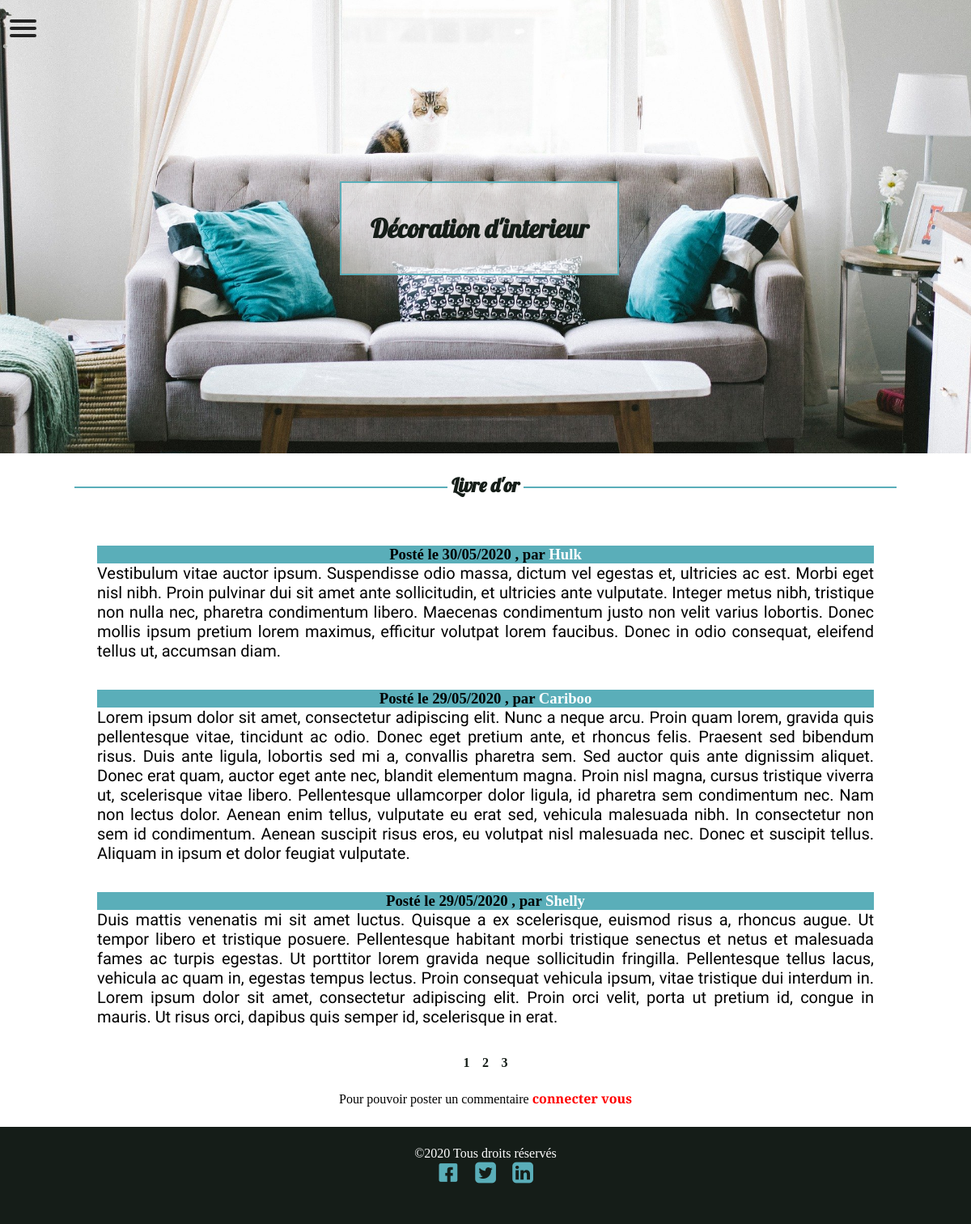
Screenshot of /livre-or.php with the database file from the repository.
### tables this page shows
CREATE TABLE IF NOT EXISTS `commentaires` (
  `id` int(11) NOT NULL AUTO_INCREMENT,
  `commentaire` text NOT NULL,
  `id_utilisateur` int(11) NOT NULL,
  `date` datetime NOT NULL,
  PRIMARY KEY (`id`)
);

CREATE TABLE IF NOT EXISTS `utilisateurs` (
  `id` int(11) NOT NULL AUTO_INCREMENT,
  `login` varchar(255) NOT NULL,
  `password` varchar(255) NOT NULL,
  PRIMARY KEY (`id`)
);

### livre-or.php (the view, shortened to what this page needs)
<?php
require 'php/require/header.php';
$bd = mysqli_connect("localhost","root","","livreor");
$commentaire_total = "SELECT COUNT(id) FROM commentaires ";
$query_commentaire_total = mysqli_query($bd,$commentaire_total);
$total = mysqli_fetch_all($query_commentaire_total);
if (isset($_GET['page']) && !empty($_GET['page']) && $_GET['page'] > 0)
{
    $_GET['page'] = intval($_GET['page']);
    $page_courante = $_GET['page'];
}
else {
    $page_courante = 1;
}
$commantaire_par_page = 3;
$depart = ( $page_courante - 1)*$commantaire_par_page;
$pageTotal = ceil($total[0][0]/$commantaire_par_page);
$requete = "SELECT * , DATE_FORMAT(date, '%d/%m/%Y') AS date FROM `commentaires` inner join utilisateurs ON utilisateurs.id= id_utilisateur  ORDER BY date DESC LIMIT $depart,$commantaire_par_page";
$query = mysqli_query($bd,$requete);
$resultat = mysqli_fetch_all($query,MYSQLI_ASSOC);
?>
    <h2 class="titre">Livre d'or</h2>
    <?php if( isset($resultat)) :?>
        <?php foreach ($resultat as $value) : ?>
            <section class="livreor_section">
                <h3>Posté le <?php echo $value['date'] ?> , par <span><?php echo ucfirst($value['login']) ?></span> </h3>
                <p><?php echo $value['commentaire'] ?></p>
            </section>
        <?php endforeach ;?>
    <?php endif ;?>
    <nav class="nav-pagination">
        <?php for ($i = 1 ; $i <= $pageTotal ; $i++) : ?>
            <?php if ( isset($_GET['page']) && $_GET['page'] == $i) : ?>
                <a id="color" href='livre-or.php?page=<?php echo $i?>'><?php echo $i ?></a>
            <?php else :?>
                <a  href='livre-or.php?page=<?php echo $i?>'><?php echo $i ?></a>
            <?php endif ;?>
        <?php endfor ; ?>
    </nav>
    <?php if (!empty($_SESSION['connect']) == 1) : ?>
        <a class="connexion" href="commentaire.php">Ajouter un commenatire</a>
    <?php else :?>
        <p>Pour pouvoir poster un commentaire <a class="a-inscription" href="connexion.php">connecter vous </a> </p>
    <?php endif ;?>

### src/css/style.css (style rules this page uses)
* { max-width: 1400px; text-align: center; box-sizing: border-box; margin: 0; padding: 0; }
h1, h2 { font-family: 'Lobster', cursive; color: #151d18; }
h2 { padding: 2%; }
a { text-decoration: none; }
p { font-family: 'Playfair Display', serif; }
footer { margin-top: 2%; min-height: 15vh; background-color: #151d18; color: white; }
footer p { padding-top: 2%; }
.icon-facebook-rect:before { content: '\f301'; }
.icon-twitter-squared:before { content: '\f304'; }
.icon-linkedin-squared:before { content: '\f30c'; }
.icon-facebook-rect:before, .icon-twitter-squared:before, .icon-linkedin-squared:before { font-size: 30px; color: #5aaeb9; }
.titre:before , .titre:after { content:''; display:inline-block; vertical-align: middle; width: 40%; height: 2px; background: #5aaeb9 ; }
.titre:before { margin-right: .3rem }
.titre:after { margin-left: .3rem }
.a-inscription { color: red; font-weight: bold; }
.livreor_section { width: 80%; margin: 3% auto; }
.livreor_section:nth-child(odd) { -webkit-animation: slide-in-left 2s cubic-bezier(0.250, 0.460, 0.450, 0.940) both; animation: slide-in-left 2s cubic-bezier(0.250, 0.460, 0.450, 0.940) both; }
.livreor_section:nth-child(even) { -webkit-animation: slide-in-right 2s cubic-bezier(0.250, 0.460, 0.450, 0.940) both; animation: slide-in-right 2s cubic-bezier(0.250, 0.460, 0.450, 0.940) both; }
.livreor_section h3 { background-color: #5aaeb9; }
.livreor_section p { text-align: justify; font-family: 'Satisfy', cursive; font-size: 20px; }
.nav-pagination { margin: 2%; text-align: center; }
.nav-pagination a { margin: 0.5%; color: #151d18; font-weight: bold; }
span { color: white; }

### rows the page displays
commentaires: date "30/05/2020", id_utilisateur.login "Hulk", commentaire "Vestibulum vitae auctor ipsum. Suspendisse odio massa, dictum vel egestas et, ultricies ac est. Morbi eget nisl nibh. Proin pulvinar dui sit amet ante sollicitudin, et ultricies ante vulputate. Integer metus nibh, tristique non nulla nec, pharetra condimentum libero. Maecenas condimentum justo non velit varius lobortis. Donec mollis ipsum pretium lorem maximus, efficitur volutpat lorem faucibus. Donec in odio consequat, eleifend tellus ut, accumsan diam."
commentaires: date "29/05/2020", id_utilisateur.login "Cariboo", commentaire "Lorem ipsum dolor sit amet, consectetur adipiscing elit. Nunc a neque arcu. Proin quam lorem, gravida quis pellentesque vitae, tincidunt ac odio. Donec eget pretium ante, et rhoncus felis. Praesent sed bibendum risus. Duis ante ligula, lobortis sed mi a, convallis pharetra sem. Sed auctor quis ante dignissim aliquet. Donec erat quam, auctor eget ante nec, blandit elementum magna. Proin nisl magna, cursus tristique viverra ut, scelerisque vitae libero. Pellentesque ullamcorper dolor ligula, id pharetra sem condimentum nec. Nam non lectus dolor. Aenean enim tellus, vulputate eu erat sed, vehicula malesuada nibh. In consectetur non sem id condimentum. Aenean suscipit risus eros, eu volutpat…"
commentaires: date "29/05/2020", id_utilisateur.login "Shelly", commentaire "Duis mattis venenatis mi sit amet luctus. Quisque a ex scelerisque, euismod risus a, rhoncus augue. Ut tempor libero et tristique posuere. Pellentesque habitant morbi tristique senectus et netus et malesuada fames ac turpis egestas. Ut porttitor lorem gravida neque sollicitudin fringilla. Pellentesque tellus lacus, vehicula ac quam in, egestas tempus lectus. Proin consequat vehicula ipsum, vitae tristique dui interdum in. Lorem ipsum dolor sit amet, consectetur adipiscing elit. Proin orci velit, porta ut pretium id, congue in mauris. Ut risus orci, dapibus quis semper id, scelerisque in erat."
